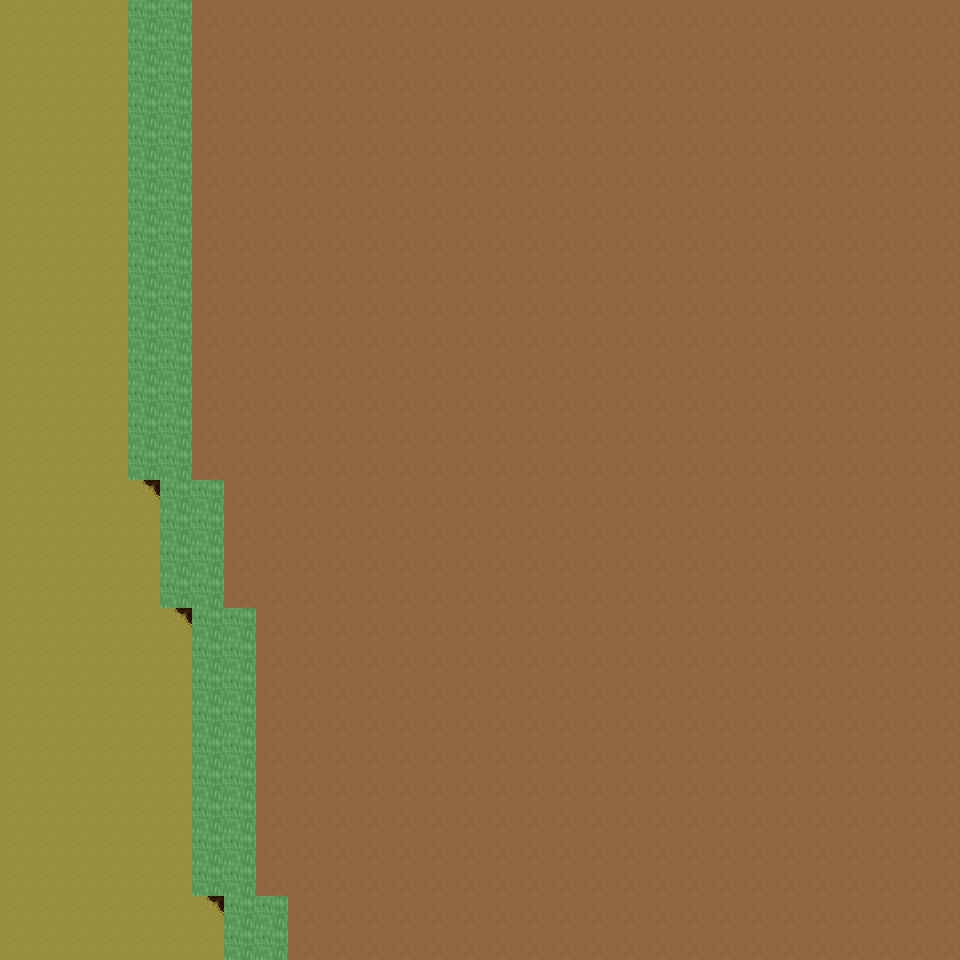

Rendered tile map (Tiled .tmx) drawn with the repository's tilesets; below, a short description and the map source with its tile grids summarised:
An orthogonal 30x30 tile map with 32x32 px tiles, 6 tile layers (Ground, Object, Object2, Above, ...), 19 tilesets and 3 objects (3x mapExit).

<map version="1.0" orientation="orthogonal" renderorder="right-down" width="30" height="30" tilewidth="32" tileheight="32" nextobjectid="4">
  <tileset firstgid="1" name="tileset_ground_ground" tilewidth="32" tileheight="32" tilecount="33" columns="3">
    <image source="../drawable/tileset_ground_ground.png" width="96" height="352" />
  </tileset>
  <tileset firstgid="34" name="tileset_ground_ridge_earth_dark" tilewidth="32" tileheight="32" tilecount="96" columns="12">
    <image source="../drawable/tileset_ground_ridge_earth_dark.png" width="384" height="256" />
  </tileset>
  <tileset firstgid="130" name="tileset_ground_rock_pebbles" tilewidth="32" tileheight="32" tilecount="3" columns="1">
    <image source="../drawable/tileset_ground_rock_pebbles.png" width="32" height="96" />
  </tileset>
  <tileset firstgid="133" name="tileset_ground_earth_edges" tilewidth="32" tileheight="32" tilecount="18" columns="6">
    <image source="../drawable/tileset_ground_earth_edges.png" width="192" height="96" />
  </tileset>
  <tileset firstgid="151" name="tileset_plant_leaves" tilewidth="32" tileheight="32" tilecount="8" columns="4">
    <image source="../drawable/tileset_plant_leaves.png" width="128" height="64" />
  </tileset>
  <tileset firstgid="159" name="tileset_plant_flower_daisy_yellow" tilewidth="32" tileheight="32" tilecount="8" columns="2">
    <image source="../drawable/tileset_plant_flower_daisy_yellow.png" width="64" height="128" />
  </tileset>
  <tileset firstgid="167" name="tileset_plant_grasses" tilewidth="32" tileheight="32" tilecount="6" columns="3">
    <image source="../drawable/tileset_plant_grasses.png" width="96" height="64" />
  </tileset>
  <tileset firstgid="173" name="tileset_ground_cobbled_paving" tilewidth="32" tileheight="32" tilecount="1" columns="1">
    <image source="../drawable/tileset_ground_cobbled_paving.png" width="32" height="32" />
  </tileset>
  <tileset firstgid="174" name="tileset_plant_flower_daisy_white" tilewidth="32" tileheight="32" tilecount="8" columns="2">
    <image source="../drawable/tileset_plant_flower_daisy_white.png" width="64" height="128" />
  </tileset>
  <tileset firstgid="182" name="tileset_plant_flower_daisy_red" tilewidth="32" tileheight="32" tilecount="8" columns="2">
    <image source="../drawable/tileset_plant_flower_daisy_red.png" width="64" height="128" />
  </tileset>
  <tileset firstgid="190" name="tileset_logic_collision" tilewidth="32" tileheight="32" tilecount="1" columns="1">
    <image source="../drawable/tileset_logic_collision.png" width="32" height="32" />
  </tileset>
  <tileset firstgid="191" name="tileset_logic_creature_sheepman" tilewidth="32" tileheight="32" tilecount="4" columns="4">
    <image source="../drawable/tileset_logic_creature_sheepman.png" width="128" height="32" />
  </tileset>
  <tileset firstgid="195" name="tileset_object_tan_tent" tilewidth="32" tileheight="32" tilecount="25" columns="5">
    <image source="../drawable/tileset_object_tan_tent.png" width="160" height="160" />
  </tileset>
  <tileset firstgid="220" name="tileset_item_campfires" tilewidth="32" tileheight="32" tilecount="2" columns="2">
    <image source="../drawable/tileset_item_campfires.png" width="64" height="32" />
  </tileset>
  <tileset firstgid="222" name="tileset_plant_tree_dead_tree_4" tilewidth="32" tileheight="32" tilecount="20" columns="4">
    <image source="../drawable/tileset_plant_tree_dead_tree_4.png" width="128" height="160" />
  </tileset>
  <tileset firstgid="242" name="tileset_plant_tree_fall_trees" tilewidth="32" tileheight="32" tilecount="40" columns="8">
    <image source="../drawable/tileset_plant_tree_fall_trees.png" width="256" height="160" />
  </tileset>
  <tileset firstgid="282" name="tileset_object_well_hoist" tilewidth="32" tileheight="32" tilecount="9" columns="3">
    <image source="../drawable/tileset_object_well_hoist.png" width="96" height="96" />
  </tileset>
  <tileset firstgid="291" name="tileset_logic_creature_mutant" tilewidth="32" tileheight="32" tilecount="7" columns="7">
    <image source="../drawable/tileset_logic_creature_mutant.png" width="224" height="32" />
  </tileset>
  <tileset firstgid="298" name="tileset_ground_grass_edges" tilewidth="32" tileheight="32" tilecount="36" columns="12">
    <image source="../drawable/tileset_ground_grass_edges.png" width="384" height="96" />
  </tileset>
  <layer name="Ground" width="30" height="30">
    <data>[900 cells, 900 non-empty, 2 distinct tile ids]</data>
  </layer>
  <layer name="Object" width="30" height="30">
    <data>[900 cells, 63 non-empty, 5 distinct tile ids]</data>
  </layer>
  <layer name="Object2" width="30" height="30">
    <data>[900 cells, 0 non-empty, 0 distinct tile ids]</data>
  </layer>
  <layer name="Above" width="30" height="30">
    <data>[900 cells, 0 non-empty, 0 distinct tile ids]</data>
  </layer>
  <layer name="Above2" width="30" height="30">
    <data>[900 cells, 0 non-empty, 0 distinct tile ids]</data>
  </layer>
  <layer name="Walkable" width="30" height="30">
    <data>[900 cells, 60 non-empty, 1 distinct tile ids]</data>
  </layer>
  <objectgroup name="MapEvents">
    <object id="1" name="south" type="mapExit" x="0" y="928" width="224" height="32">
      <properties>
        <property name="map" value="level_0_x85_y26" />
        <property name="x" value="0" />
        <property name="y" value="1" />
      </properties>
    </object>
    <object id="2" name="south2" type="mapExit" x="288" y="928" width="672" height="32">
      <properties>
        <property name="map" value="level_0_x85_y26" />
        <property name="x" value="9" />
        <property name="y" value="1" />
      </properties>
    </object>
    <object id="3" name="east" type="mapExit" x="928" y="0" width="32" height="960">
      <properties>
        <property name="map" value="level_0_x86_y25" />
        <property name="x" value="1" />
        <property name="y" value="0" />
      </properties>
    </object>
  </objectgroup>
</map>
